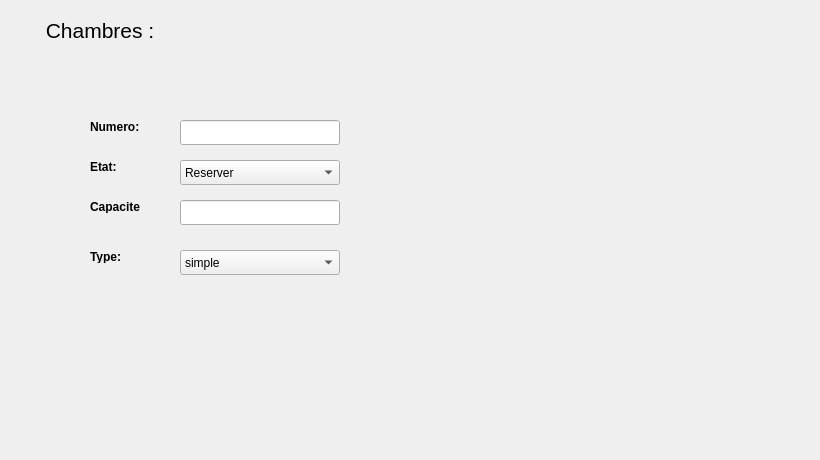
        <widget class="QWidget" name="tab_19">
         <attribute name="title">
          <string>Ajouter</string>
         </attribute>
         <widget class="QLineEdit" name="NbPr">
          <property name="geometry">
           <rect>
            <x>180</x>
            <y>200</y>
            <width>160</width>
            <height>25</height>
           </rect>
          </property>
          <property name="autoFillBackground">
           <bool>false</bool>
          </property>
         </widget>
         <widget class="QLabel" name="label_25">
          <property name="geometry">
           <rect>
            <x>90</x>
            <y>250</y>
            <width>50</width>
            <height>13</height>
           </rect>
          </property>
          <property name="font">
           <font>
            <weight>75</weight>
            <bold>true</bold>
           </font>
          </property>
          <property name="text">
           <string>Type:</string>
          </property>
         </widget>
         <widget class="QLabel" name="label_2">
          <property name="geometry">
           <rect>
            <x>40</x>
            <y>10</y>
            <width>241</width>
            <height>41</height>
           </rect>
          </property>
          <property name="font">
           <font>
            <pointsize>16</pointsize>
           </font>
          </property>
          <property name="text">
           <string> Chambres :</string>
          </property>
         </widget>
         <widget class="QPushButton" name="pushButton_7">
          <property name="geometry">
           <rect>
            <x>60</x>
            <y>370</y>
            <width>50</width>
            <height>50</height>
           </rect>
          </property>
          <property name="autoFillBackground">
           <bool>false</bool>
          </property>
          <property name="styleSheet">
           <string notr="true">background-color:tranparent;
border-image:url(:/images/icones/exit.png);
background:none;
border:none;
background-repeat:none;</string>
          </property>
          <property name="text">
           <string/>
          </property>
         </widget>
         <widget class="QLabel" name="label_24">
          <property name="geometry">
           <rect>
            <x>90</x>
            <y>200</y>
            <width>50</width>
            <height>13</height>
           </rect>
          </property>
          <property name="font">
           <font>
            <weight>75</weight>
            <bold>true</bold>
           </font>
          </property>
          <property name="text">
           <string>Capacite:</string>
          </property>
         </widget>
         <widget class="QComboBox" name="Type">
          <property name="geometry">
           <rect>
            <x>180</x>
            <y>250</y>
            <width>160</width>
            <height>25</height>
           </rect>
          </property>
          <item>
           <property name="text">
            <string>simple</string>
           </property>
          </item>
          <item>
           <property name="text">
            <string>double</string>
           </property>
          </item>
          <item>
           <property name="text">
            <string>suite</string>
           </property>
          </item>
         </widget>
         <widget class="QComboBox" name="Etat">
          <property name="geometry">
           <rect>
            <x>180</x>
            <y>160</y>
            <width>160</width>
            <height>25</height>
           </rect>
          </property>
          <item>
           <property name="text">
            <string>Reserver </string>
           </property>
          </item>
          <item>
           <property name="text">
            <string>Non reserver </string>
           </property>
          </item>
         </widget>
         <widget class="QPushButton" name="pushButton_9">
          <property name="geometry">
           <rect>
            <x>570</x>
            <y>370</y>
            <width>50</width>
            <height>50</height>
           </rect>
          </property>
          <property name="autoFillBackground">
           <bool>false</bool>
          </property>
          <property name="styleSheet">
           <string notr="true">background-color:tranparent;
border-image:url(:/images/icones/add.png);
background:none;
border:none;
background-repeat:none;
</string>
          </property>
          <property name="text">
           <string/>
          </property>
         </widget>
         <widget class="QLineEdit" name="Num">
          <property name="geometry">
           <rect>
            <x>180</x>
            <y>120</y>
            <width>160</width>
            <height>25</height>
           </rect>
          </property>
          <property name="autoFillBackground">
           <bool>false</bool>
          </property>
         </widget>
         <widget class="QLabel" name="label_23">
          <property name="geometry">
           <rect>
            <x>90</x>
            <y>160</y>
            <width>50</width>
            <height>13</height>
           </rect>
          </property>
          <property name="font">
           <font>
            <weight>75</weight>
            <bold>true</bold>
           </font>
          </property>
          <property name="text">
           <string>Etat:</string>
          </property>
         </widget>
         <widget class="QLabel" name="label_22">
          <property name="geometry">
           <rect>
            <x>90</x>
            <y>120</y>
            <width>50</width>
            <height>13</height>
           </rect>
          </property>
          <property name="font">
           <font>
            <weight>75</weight>
            <bold>true</bold>
           </font>
          </property>
          <property name="text">
           <string>Numero:</string>
          </property>
         </widget>
         <widget class="QLabel" name="label_42">
          <property name="geometry">
           <rect>
            <x>-4</x>
            <y>-7</y>
            <width>811</width>
            <height>451</height>
           </rect>
          </property>
          <property name="styleSheet">
           <string notr="true">background-color:tranparent;
border-image:url(:/images/icones/back.jpg);
background:none;
border:none;
background-repeat:none;</string>
          </property>
          <property name="text">
           <string/>
          </property>
         </widget>
         <zorder>label_42</zorder>
         <zorder>NbPr</zorder>
         <zorder>label_25</zorder>
         <zorder>label_2</zorder>
         <zorder>pushButton_7</zorder>
         <zorder>label_24</zorder>
         <zorder>Type</zorder>
         <zorder>Etat</zorder>
         <zorder>pushButton_9</zorder>
         <zorder>Num</zorder>
         <zorder>label_23</zorder>
         <zorder>label_22</zorder>
        </widget>
